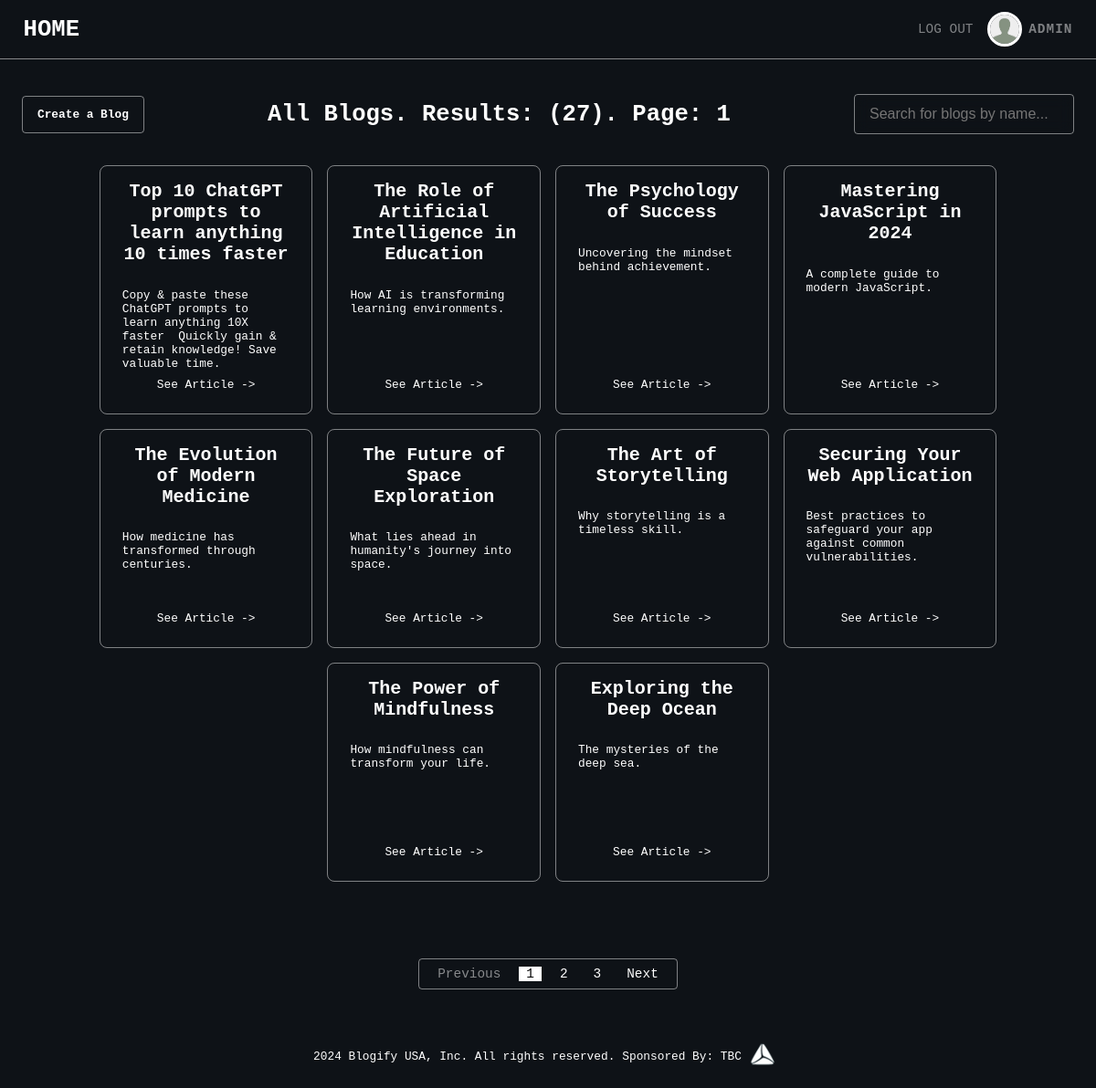
Screenshot of / (signed in) with the database file from the repository.
### models.py (models this page shows, shortened)
class User(db.Model, UserMixin):
    id = db.Column(db.Integer, primary_key=True)
    name = db.Column(db.String, nullable=False)
    email = db.Column(db.String, nullable=False, unique=True)
    password = db.Column(db.String, nullable=False)
    image = db.Column(db.String, nullable=False)
    role = db.Column(db.String, nullable=False, default="user")

class Blog(db.Model):
    id = db.Column(db.Integer, primary_key=True)
    name = db.Column(db.String, nullable=False)
    description = db.Column(db.String, nullable=False)
    article = db.Column(db.String, nullable=False)
    user = db.Column(db.Integer, nullable=False)
    likes = db.Column(db.Integer, nullable=False)
    dislikes = db.Column(db.Integer, nullable=False)

### routes.py (the view)
@app.route("/")
def renderOverview():
    page = request.args.get("page", 1, type=int)
    blogs_len = len(Blog.query.all())
    blogs = Blog.query.order_by(Blog.likes.desc()).paginate(
        page=page, per_page=10, error_out=False
    )
    return render_template(
        "overview.html",
        blogs=blogs.items,
        title="Home",
        page_name=f"All Blogs. Results: ({blogs_len}). Page: {page}",
        pagination=blogs,
    )

### models.py (called while the page is built)
@login_manager.user_loader
def load_user(user_id):
    return User.query.get(user_id)

### templates/overview.html
{% extends "base.html" %} {% block content %}
<main class="main">
	<div class="blog__header">
		{% if current_user.is_authenticated %}
		<div class="create-blog__btn">
			<a href="/blogs/create" class="create-blog__link">Create a Blog</a>
		</div>
		{% endif %}
		<h2 class="heading-secondary blog__page-name">{{page_name}}</h2>
		<form action="/blogs/search" class="blog__search">
			<input class="blog__search-input" id="s" name="s" type="text" placeholder="Search for blogs by name..." />
		</form>
	</div>
	<div class="blogs">
		{% for blog in blogs %}
		<div class="blog-card" id="{{blog.id}}">
			<h3 class="heading-tertiary blog-card__title">{{blog.name}}</h3>
			<p class="blog-card__description">{{blog.description}}</p>
			<p class="blog-card__page-link">
				<a href="/blogs/{{blog.id}}" class="blog-card__link">See Article -></a>
			</p>
		</div>
		{% endfor %}
	</div>
	<nav class="pagination__nav">
		<ul class="pagination">
			{% if pagination.has_prev %}
			<li class="pagination__page">
				<a class="pagination__link" href="/?page={{ pagination.prev_num }}">Previous</a>
			</li>
			{% else %}
			<li class="pagination__page pagination--disabled"><span class="pagination__link">Previous</span></li>
			{% endif %} {% for page_num in pagination.iter_pages() %} {% if page_num %} {% if page_num !=
			pagination.page %}
			<li class="pagination__page">
				<a class="pagination__link" href="/?page={{ page_num }}">{{ page_num }}</a>
			</li>
			{% else %}
			<li class="pagination__page pagination--active" aria-current="page">
				<span class="pagination__link">{{ page_num }}</span>
			</li>
			{% endif %} {% else %}
			<li class="pagination__page pagination--disabled"><span class="pagination__link">...</span></li>
			{% endif %} {% endfor %} {% if pagination.has_next %}
			<li class="pagination__page">
				<a class="pagination__link" href="/?page={{ pagination.next_num }}">Next</a>
			</li>
			{% else %}
			<li class="pagiantion__page pagination--disabled"><span class="pagination__link">Next</span></li>
			{% endif %}
		</ul>
	</nav>
</main>
{% endblock %}

### templates/_header.html
<header class="header">
	<h2 class="heading-secondary header__logo"><a href="/">HOME</a></h2>
	{% if current_user.is_authenticated %}
	<div class="header__user">
		<div class="header__user-logout">
			<a class="header__user-logout-link" href="/user/logout">Log Out</a>
		</div>
		<div class="header__user-img">
			<a class="header__user-link" href="/me">
				<img src="/static/images/users/{{current_user.image}}" alt="Image of the User" />
			</a>
		</div>
		<div class="header__user-content">
			<p class="header__user-name">{{current_user.name.split(' ')[0].upper()}}</p>
		</div>
	</div>
	{% else %}
	<div class="header__options">
		<a href="/login" class="btn-login">Log In</a>
		<a href="/signup" class="btn-signup">Sign Up</a>
	</div>
	{% endif %}
</header>

### static/css/style.css (style rules this page uses)
*, *::before, *::after { margin: 0; padding: 0; box-sizing: inherit; }
html { font-size: 62.5%; }
@media only screen and (max-width: 1200px) { html { font-size: 50%; } }
body { box-sizing: border-box; font-size: 1.6rem; font-family: monospace; overflow-x: hidden; background-color: #0e1217; width: 100%; height: 100vh; }
a { text-decoration: none; }
ul { list-style: none; }
.main { padding: 4.8rem 1rem; min-height: 100vh; background-color: #0e1217; }
.heading-secondary { color: #ffffff; font-size: 3.2rem; }
.heading-tertiary { font-size: 2.5rem; color: #ffffff; }
.header { display: flex; align-items: center; justify-content: space-between; width: 100%; box-shadow: 0 0 2rem rgba(0, 0, 0, 0.3); padding: 2rem 3.2rem; background-color: #0e1217; border-bottom: 1px solid rgba(255, 255, 255, 0.5); }
.header__logo a { color: inherit; transition: all 0.3s; }
.header__user { display: flex; align-items: center; gap: 1.3rem; }
.header__user-img { width: 4rem; height: 4rem; border-radius: 50%; outline: 3px solid #ffffff; overflow: hidden; transition: all 0.3s; }
.header__user-img img { width: 100%; height: 100%; }
.header__user-content { color: rgba(255, 255, 255, 0.47); font-size: 1.8rem; font-weight: 600; letter-spacing: 1px; }
.header__user-logout { margin-right: 1rem; transition: all 0.3s; }
.header__user-logout-link { font-size: 1.8rem; text-transform: uppercase; color: rgba(255, 255, 255, 0.47); }
.pagination { display: flex; align-items: center; justify-content: center; gap: 1.5rem; }
.pagination__nav { justify-self: center; margin-top: 9.6rem; border: 1px solid rgba(255, 255, 255, 0.47); border-radius: 0.5rem; padding: 1rem 1.5rem; }
.pagination--disabled { opacity: 0.5; }
.pagination--active { opacity: 1; background-color: #ffffff; color: #000000; }
.pagination--active span { color: #000000 !important; }
.pagination__page { cursor: pointer; transition: opacity 0.3s; }
.pagination__link { color: #ffffff; font-weight: 500; font-size: 1.8rem; padding: 1rem; }
.blogs { width: 100%; display: flex; flex-direction: row; padding: 1rem; gap: 2rem; flex-wrap: wrap; justify-content: center; }
.blog-card { max-width: 45rem; width: 24%; min-height: 30rem; display: flex; flex-direction: column; padding: 2rem 3rem; border: 1px solid rgba(255, 255, 255, 0.47); border-radius: 1rem; transition: transform 0.3s; }
@media screen and (max-width: 103.75em) { .blog-card { width: 20%; } }
.blog-card__title { word-wrap: break-word; white-space: pre-wrap; word-break: break-word; margin-bottom: 3.2rem; text-align: center; }
.blog-card__description { word-wrap: break-word; white-space: pre-wrap; word-break: break-word; color: #ffffff; margin-bottom: auto; }
.blog-card__page-link { padding: 1rem 2rem; text-align: center; justify-self: flex-end; }
.blog-card__link { color: #ffffff; position: relative; transition: all 0.3s; display: inline-block; }
.blog-card__link::after { content: " "; display: block; background-color: rgba(255, 255, 255, 0.47); position: absolute; bottom: -3px; left: -1px; width: 0; height: 1px; transition: all 0.2s; }
.create-blog__btn { display: inline-block; padding: 1.5rem 2rem; background-color: transparent; border: 1px solid rgba(255, 255, 255, 0.47); border-radius: 0.5rem; transition: all 0.3s; }
.create-blog__link { color: #ffffff; font-weight: 600; }
.blog__page-name { margin-left: auto; }
.blog__header { display: flex; align-items: center; justify-content: space-between; text-align: center; margin: 0 2rem 3.2rem 2rem; }
.blog__search { margin-left: auto; }
.blog__search-input { padding: 1.5rem 2rem; backdrop-filter: blur(1rem); background-color: transparent; border: 1px solid rgba(255, 255, 255, 0.47); border-radius: 0.5rem; font-size: 2rem; color: #ffffff; }

### rows the page displays
User: image (placeholder picture), name.split "ADMIN"
Blog: name "Top 10 ChatGPT prompts to learn anything 10 times faster", description "Copy & paste these ChatGPT prompts to learn anything 10X faster Quickly gain & retain knowledge! Save valuable time."
Blog: name "The Role of Artificial Intelligence in Education", description "How AI is transforming learning environments."
Blog: name "The Psychology of Success", description "Uncovering the mindset behind achievement."
Blog: name "Mastering JavaScript in 2024", description "A complete guide to modern JavaScript."
Blog: name "The Evolution of Modern Medicine", description "How medicine has transformed through centuries."
Blog: name "The Future of Space Exploration", description "What lies ahead in humanity's journey into space."
Blog: name "The Art of Storytelling", description "Why storytelling is a timeless skill."
Blog: name "Securing Your Web Application", description "Best practices to safeguard your app against common vulnerabilities."
Blog: name "The Power of Mindfulness", description "How mindfulness can transform your life."
Blog: name "Exploring the Deep Ocean", description "The mysteries of the deep sea."

### other values shown
{{ page_name }} "All Blogs. Results: (27). Page: 1"
{{ page_num }} "1"
{{ page_num }} "2" "3"
